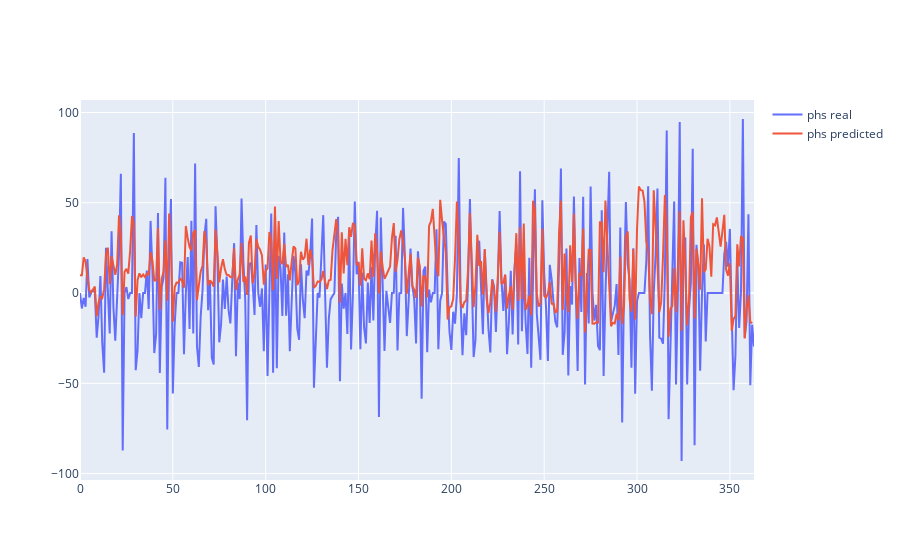
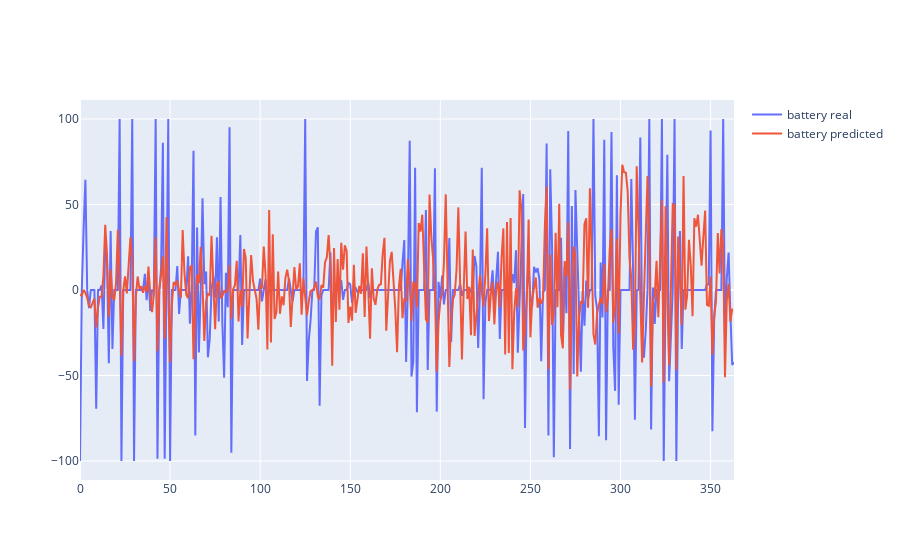
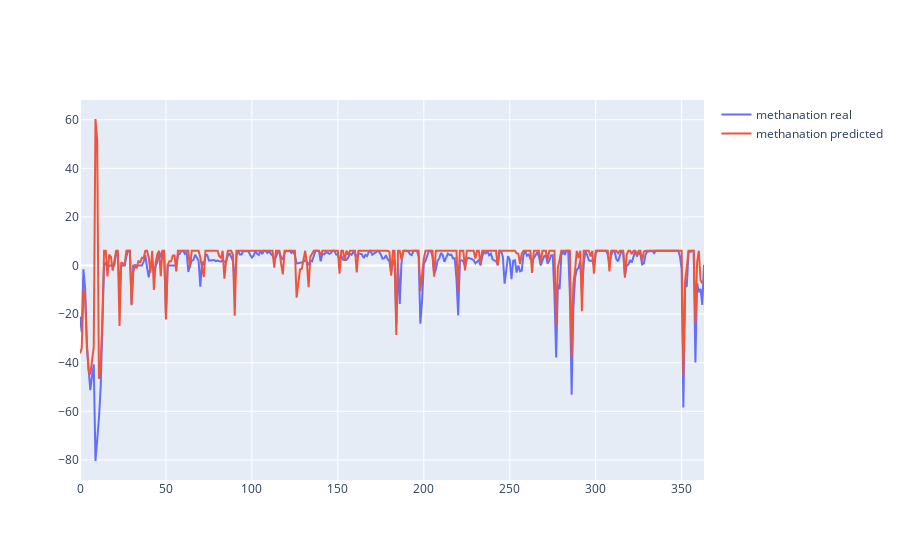
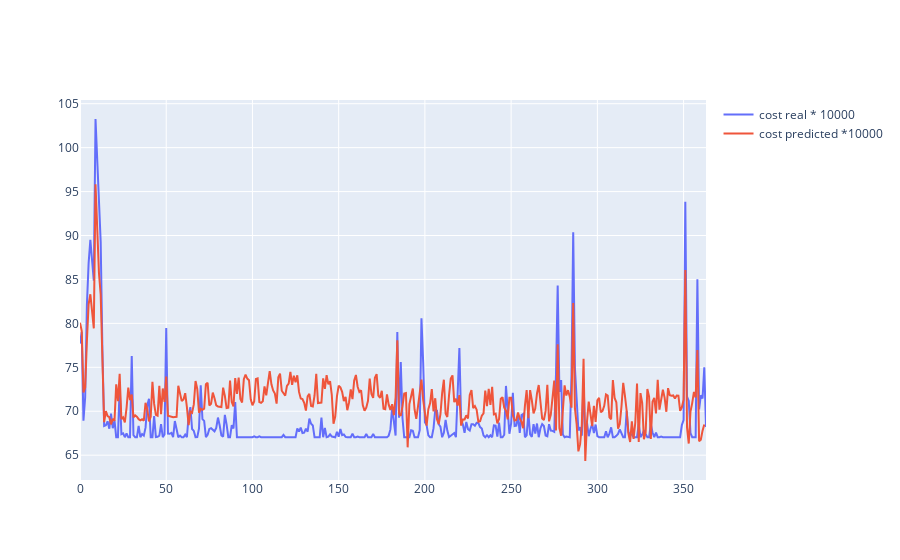

Source (notebook cell) for these figures, in order:
### Code cell
plot_pred(Y_test_strat, pred2)

### Figure 1 — Plotly figure (JSON) as saved in the notebook; plotly's stock layout.template omitted (floating-point values rounded to 4 significant figures; data arrays with more than 128 entries replaced by an {"elided": "..."} marker saying what was removed)
{"data": [{"mode": "lines", "name": "phs real", "type": "scatter", "x": {"elided": "364 int values"}, "y": {"elided": "364 float values"}}, {"mode": "lines", "name": "phs predicted", "type": "scatter", "x": {"elided": "363 int values"}, "y": {"elided": "363 float values"}}], "layout": {}}

### Figure 2 — Plotly figure (JSON) as saved in the notebook; plotly's stock layout.template omitted (floating-point values rounded to 4 significant figures; data arrays with more than 128 entries replaced by an {"elided": "..."} marker saying what was removed)
{"data": [{"mode": "lines", "name": "battery real", "type": "scatter", "x": {"elided": "364 int values"}, "y": {"elided": "364 float values"}}, {"mode": "lines", "name": "battery predicted", "type": "scatter", "x": {"elided": "363 int values"}, "y": {"elided": "363 float values"}}], "layout": {}}

### Figure 3 — Plotly figure (JSON) as saved in the notebook; plotly's stock layout.template omitted (floating-point values rounded to 4 significant figures; data arrays with more than 128 entries replaced by an {"elided": "..."} marker saying what was removed)
{"data": [{"mode": "lines", "name": "methanation real", "type": "scatter", "x": {"elided": "364 int values"}, "y": {"elided": "364 float values"}}, {"mode": "lines", "name": "methanation predicted", "type": "scatter", "x": {"elided": "363 int values"}, "y": {"elided": "363 float values"}}], "layout": {}}

### Figure 4 — Plotly figure (JSON) as saved in the notebook; plotly's stock layout.template omitted (floating-point values rounded to 4 significant figures; data arrays with more than 128 entries replaced by an {"elided": "..."} marker saying what was removed)
{"data": [{"mode": "lines", "name": "cost real * 10000", "type": "scatter", "x": {"elided": "364 int values"}, "y": {"elided": "364 float values"}}, {"mode": "lines", "name": "cost predicted *10000", "type": "scatter", "x": {"elided": "363 int values"}, "y": {"elided": "363 float values"}}], "layout": {}}
